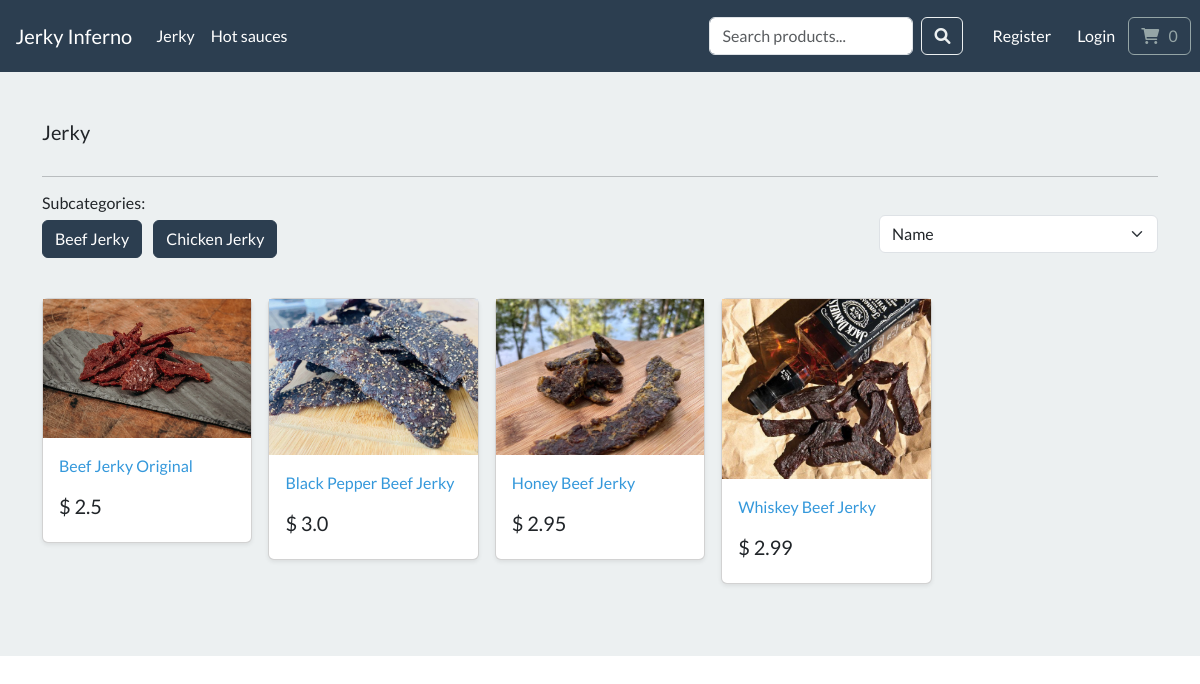
Page /search/jerky on the earlier database version.
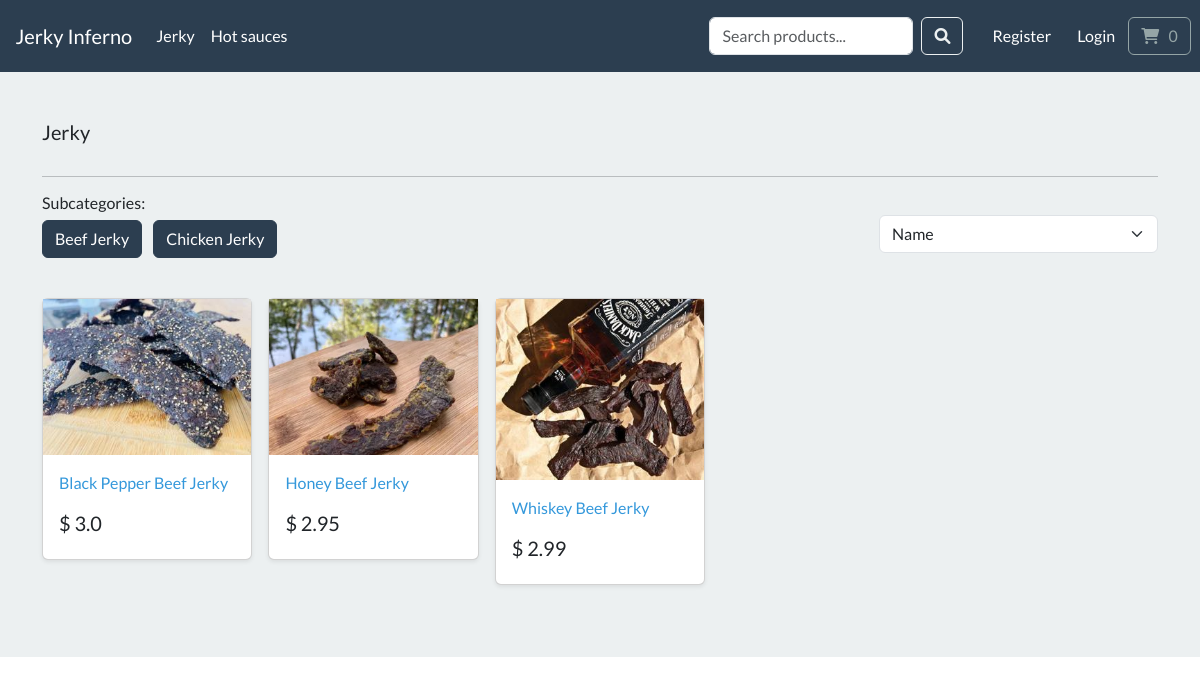
Same page on the later database version.
### store/models.py (models this page shows, shortened)
class Category(models.Model):
    name = models.CharField(max_length=255, db_index=True)
    slug = models.SlugField(max_length=255, unique=True)
    parent = models.ForeignKey(
        'self',  # Odkaz na stejný model
        on_delete=models.CASCADE,
        blank=True,
        null=True,
        related_name='subcategories'  # Umožní snadný přístup k podkategoriím
    )
    class Meta:
        verbose_name_plural = "Categories"  # Definuje množné číslo pro model
    def get_absolute_url(self):
        return reverse("list-category", args=[self.slug])

class Product(models.Model):
    category = models.ForeignKey(Category, related_name='product', on_delete=models.CASCADE, null=True)
    name = models.CharField(max_length=255)
    description = models.TextField(blank=True) #for optional information
    slug = models.SlugField(max_length=255)
    price = models.FloatField()
    stock = models.IntegerField()
    image = models.ImageField(upload_to="images/", blank=True)
    class Meta:
        verbose_name_plural = "Products"  # defining the plural model name
    def get_absolute_url(self):
        return reverse("product-info", args=[self.slug])

### store/views.py (the view, shortened to what this page needs)
# urls.py: path('search/<slug:category_slug>', views.list_category, name='list-category'),
def list_category(request, category_slug=None):
    category = get_object_or_404(Category, slug=category_slug)
    subcategories = category.subcategories.all()
    all_categories = [category] + list(subcategories)
    products = Product.objects.filter(category__in=all_categories).order_by('name')
    paginator = Paginator(products, 10)
    page_number = request.GET.get('page', 1)
    page_obj = paginator.get_page(page_number)
    return render(request, 'store/list-category.html', {
        'category': category,
        'products': page_obj,
        'subcategories': subcategories,  # Přidá subkategorie pro zobrazení v šabloně
    })

### cart/cart.py (called while the page is built)
    def __len__(self):
        return sum(item['qty'] for item in self.cart.values())

### cart/context_processors.py (called while the page is built)
def cart(request):
    return {'cart': Cart(request)}

### store/views.py (called while the page is built)
def categories(request):
    main_categories = Category.objects.filter(parent__isnull=True).prefetch_related('subcategories')
    return {'main_categories': main_categories}

### store/templates/store/list-category.html (shortened to what this page needs)
{% extends "./base.html" %}
{% load static %}
{% block content %}
<main>
  <div class="album py-5 bg-light">
    <div class="container">
      <div class="pb-3 h5"> {{ category.name | capfirst }} </div>
      <hr>
      <div class="d-flex justify-content-between align-items-center mb-4">
        {% if subcategories %}
        <div>
          <h6>Subcategories:</h6>
          <ul class="list-inline">
            {% for subcategory in subcategories %}
            <li class="list-inline-item">
              <a href="{{ subcategory.get_absolute_url }}" class="btn btn-primary text-white">{{ subcategory.name }}</a>
            </li>
            {% endfor %}
          </ul>
        </div>
        {% endif %}
        <div class="w-25">
          <select id="sort" class="form-select">
            <option value="name">Name</option>
          </select>
        </div>
      </div>
      <div class="row row-cols-1 row-cols-sm-2 row-cols-md-5 g-3" id="product-list">
        {% for product in products.object_list %}
        <div class="col">
          <div class="card shadow-sm">
            {% if product.image %}
            <img class="img-fluid" alt="Responsive image" src="{{ product.image.url }}">
            {% else %}
            <img class="img-fluid" alt="No image available" src="{% static 'images/no-image.png' %}">
            {% endif %}
            <div class="card-body">
              <p class="card-text">
                <a class="text-info text-decoration-none" href="{{ product.get_absolute_url }}">{{ product.name }}</a>
              </p>
              <div class="d-flex justify-content-between align-items-center">
                <h5>$ {{ product.price }}</h5>
              </div>
            </div>
          </div>
        </div>
        {% endfor %}
      </div>
    </div>
  </div>
</main>
{% endblock %}

### store/templates/store/base.html (shortened to what this page needs)
{% load static %}
<!DOCTYPE html>
<html>
<head>
    <link rel="stylesheet" href="https://bootswatch.com/5/flatly/bootstrap.min.css">
    <link href="https://cdnjs.cloudflare.com/ajax/libs/font-awesome/6.0.0/css/all.min.css" rel="stylesheet">
    <link rel="stylesheet" href="{% static 'css/style.css' %}">
</head>
<nav class="navbar navbar-expand-lg bg-primary justify-content-center">
    <a class="navbar-brand main-heading text-white" href="{% url 'store' %}">
        &nbsp; &nbsp; Jerky Inferno
    </a>
    <div class="collapse navbar-collapse" id="navbarNav">
        <ul class="navbar-nav me-auto">
            {% for category in main_categories %}
            <li class="nav-item dropdown category">
                <a class="nav-link text-white main-category" href="{{ category.get_absolute_url }}" id="navbarDropdown{{ category.id }}">
                    {{ category.name }}
                </a>
            </li>
            {% endfor %}
        </ul>
        <form class="d-flex ms-auto me-3" method="GET" action="{% url 'store' %}">
            <input class="form-control me-2" type="search" placeholder="Search products..." aria-label="Search" name="q">
            <button class="btn btn-outline-light" type="submit">
                <i class="fas fa-search"></i>
            </button>
        </form>
        <ul class="navbar-nav">
            {% if user.is_authenticated %}
            <li class="nav-item">
                <a class="btn btn-alert navbar-btn text-white" type="button" href="{% url 'dashboard' %}">
                    <i class="fa-solid fa-house"></i> &nbsp; Dashboard
                </a>
            </li>
            {% else %}
            <li class="nav-item">
                <a class="btn btn-alert navbar-btn text-white" type="button" href="{% url 'register' %}">
                    Register
                </a>
            </li>
            {% endif %}
            {% if user.is_authenticated %}
            <li class="nav-item">
                <a class="btn btn-alert navbar-btn text-white" type="button" href="{% url 'user-logout' %}">
                    <i class="fa-solid fa-right-from-bracket"></i> &nbsp; Logout
                </a>
            </li>
            {% else %}
            <li class="nav-item">
                <a class="btn btn-alert navbar-btn text-white" type="button" href="{% url 'my-login' %}">
                    Login
                </a>
            </li>
            {% endif %}
        </ul>
        <ul class="navbar-nav cart-margin">
            <li class="nav-item">
                <a type="button" role="button" href="{% url 'cart-summary' %}" class="btn btn-outline-secondary">
                    <i class="fa fa-shopping-cart" aria-hidden="true"> </i>
                    <div id="cart-qty" class="d-inline-flex">
                        {% with qty_amount=cart|length %}
                            {% if qty_amount > 0 %}
                                {{ qty_amount }}
                            {% else %}
                                0
                            {% endif %}
                        {% endwith %}
                    </div>
                </a>&nbsp; &nbsp;
            </li>
        </ul>
    </div>
</nav>
<body>
    {% block content %}
    {% endblock %}
</body>
</html>

Differences in the rows shown:
removed Product: image (picture), name "Beef Jerky Original", price "2.5"
changed Product "Black Pepper Beef Jerky": image: a different picture
changed Product "Honey Beef Jerky": image: a different picture
changed Product "Whiskey Beef Jerky": image: a different picture
